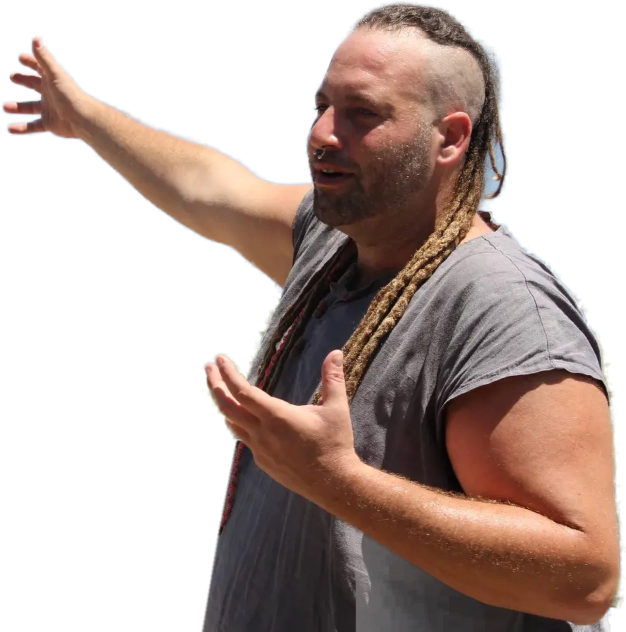
#> input picture prototype/assets/yoske-cutout.webp, 1252 x 1263 px (shown at 1/2 size)
$ python build_journey_media.py
#> lines starting #> are read from the running program, lines starting #| are printed output that depends on the picture
"""Reproducible derivatives; preserves source pixels and original portrait proportions."""
from pathlib import Path
from PIL import Image
ROOT = Path(__file__).resolve().parents[1] / 'prototype/assets'
im = Image.open(ROOT / 'yoske-cutout.webp')
#> im is the input picture: PIL image 1252x1263 RGBA; mean R, G, B, A 136.4, 127.3, 124.6, 131
im.resize((640, round(im.height * 640 / im.width)), Image.Resampling.LANCZOS).save(ROOT / 'yoske-cutout-640.webp', quality=88)
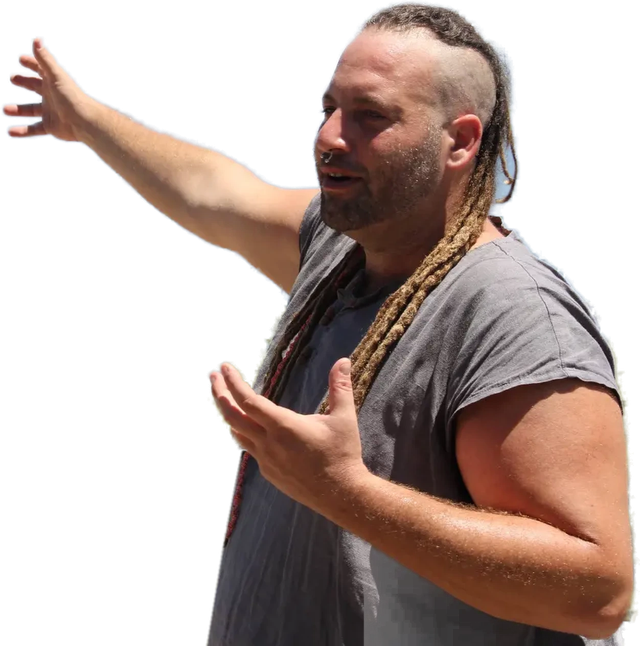
#> saved as yoske-cutout-640.webp: PIL image 640x646 RGBA; mean R, G, B, A 68.6, 52.5, 46.4, 131; transparent parts drawn white
im = Image.open(ROOT / 'approved/haifa-panorama-1920.webp')
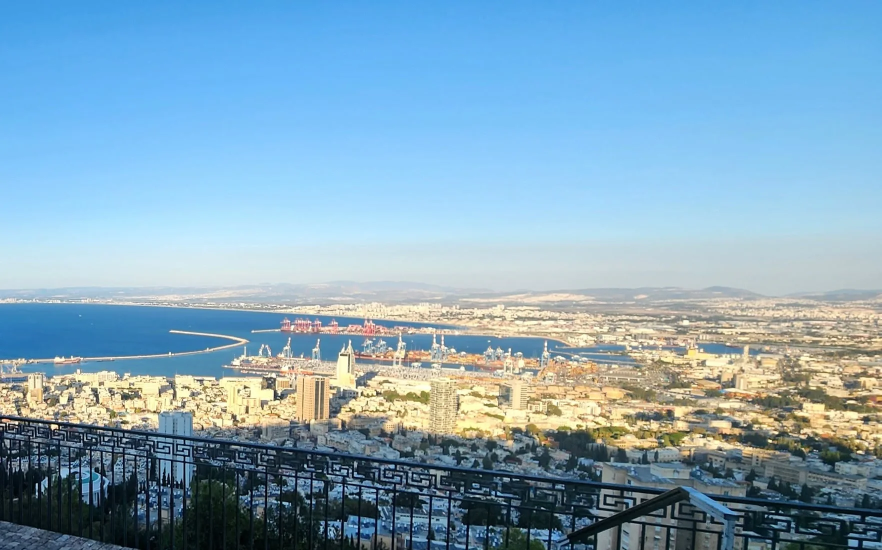
#> input picture prototype/assets/approved/haifa-panorama-1920.webp, 1763 x 1100 px (shown at 1/2 size)
#> im is the input picture: PIL image 1763x1100 RGB; mean R, G, B 130.9, 166.3, 187
im.crop((0, 0, im.width, 500)).save(ROOT / 'journey-sky.webp', quality=84)
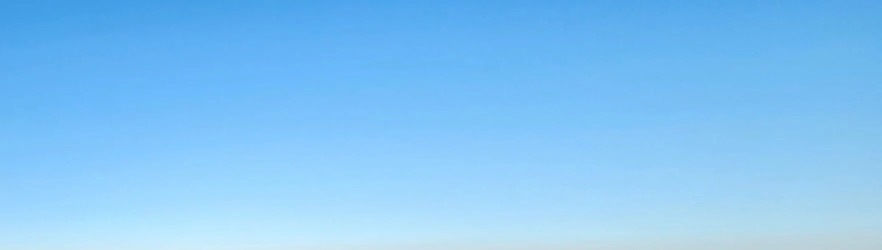
#> saved as journey-sky.webp: PIL image 1763x500 RGB (shown at 1/2 size); mean R, G, B 131.2, 197.1, 245.5
